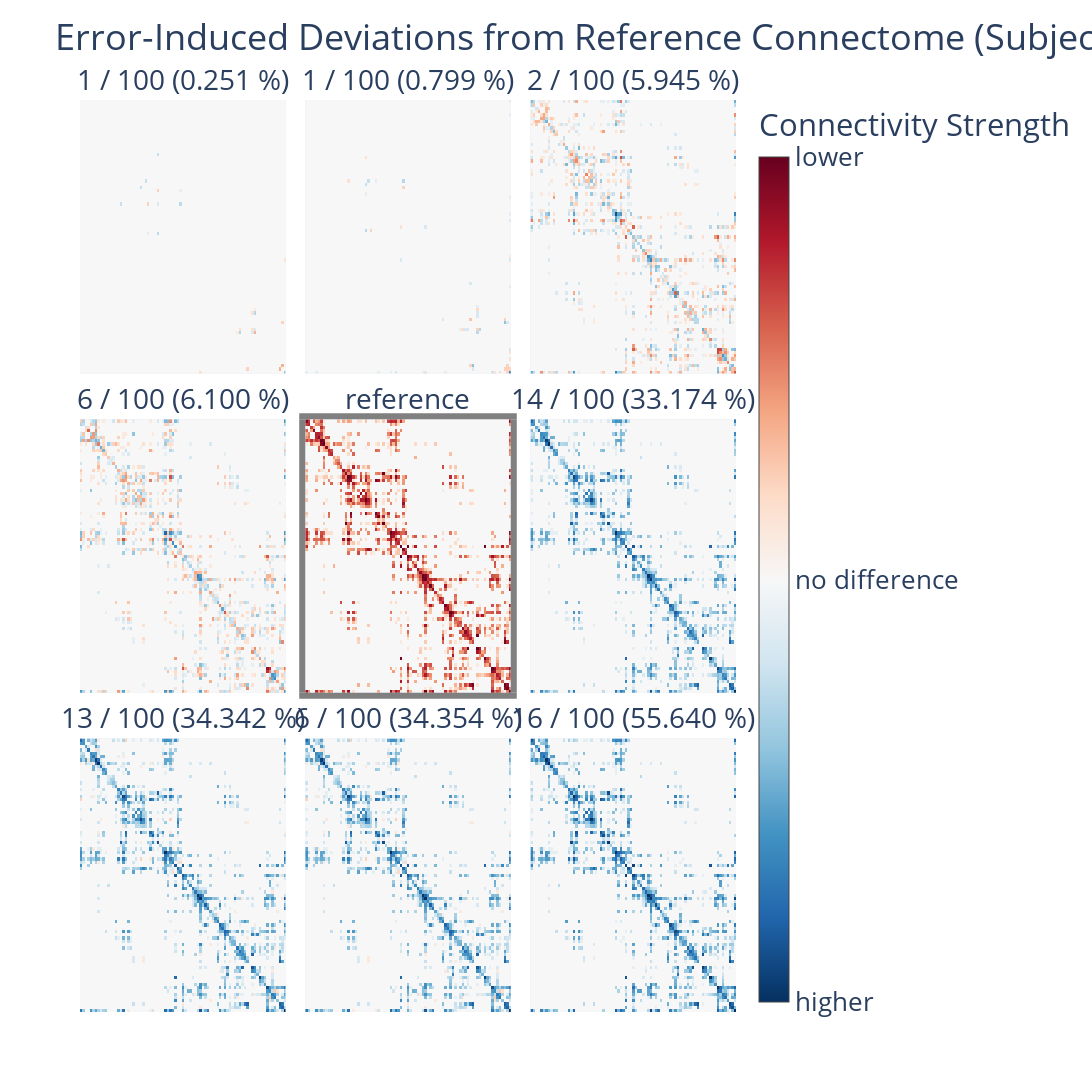

Notebook code for this chart:
### Code cell
png_outpath = '/data/RocklandSample/derivatives/mca/pngs/{0}_{1}'.format(met, ss)

axis_template = dict(showgrid = False, zeroline = False,
                     showticklabels = False, ticks = '')

ref_template = dict(mirror=True, showline=True,
                    linewidth=6, linecolor='gray')

fig = make_subplots(rows=3, cols=3,
                    vertical_spacing=0.05,
                    horizontal_spacing=0.03,
                    subplot_titles=subplot_titles)

for idx, gtp in enumerate(graphs_to_plot):
    r, c = int((idx)/ 3) + 1, int((idx) % 3)+1 
    modif = '' if not idx else str(idx + 1)
    if idx == refvol:
        dat = np.log10(gtp+1)
    else:
        dat = gtp - graphs_to_plot[refvol]
        dat = np.sign(dat)*np.log10(np.abs(dat) + 1)
#         dat = np.nan_to_num((gtp - graphs_to_plot[refvol]) / (graphs_to_plot[refvol] + 1))
#         dat = dat/graphs_to_plot[refvol]
#         dat = np.sign(dat)*np.log10(np.abs(dat))

    trace = go.Heatmap(z=dat, coloraxis="coloraxis")

#     single = go.Figure(data=trace)
#     single.update_layout(yaxis=axis_template, )
#     single.write_image(png_outpath + '_{0}.png'.format(idx))

    fig.append_trace(trace, row=r, col=c)
    for k in axis_template:
        fig['layout']['xaxis'+modif][k] = axis_template[k]
        fig['layout']['yaxis'+modif][k] = axis_template[k]
    
    if idx == refvol:
        for k in ref_template:
            fig['layout']['xaxis'+modif][k] = ref_template[k]
            fig['layout']['yaxis'+modif][k] = ref_template[k]

    fig['layout']['yaxis'+modif]['autorange'] = "reversed"

title = 'Error-Induced Deviations from Reference Connectome (Subject {0})'.format(ss)
fig.update_coloraxes(dict(colorscale=px.colors.diverging.RdBu[::-1],
                          showscale=True,
                          cmin=-3,
                          cmid=0,
                          cmax=3,
                          colorbar=dict(tickvals=[-3, 0, 3],
                                        title="Connectivity Strength",
                                        ticktext=['higher',
                                                  'no difference',
                                                  'lower'])))

fig.update_layout(title=title, height=1500, width=1600, font=dict(size=26))
for idx, anno in enumerate(fig.layout.annotations):
    fig.layout.annotations[idx]['font']['size'] = 28
fig.show()
fig.write_image(png_outpath + '_panel.png')

### Figure 1 — Plotly figure (JSON) as saved in the notebook; plotly's stock layout.template omitted (floating-point values rounded to 4 significant figures; data arrays with more than 128 entries replaced by an {"elided": "..."} marker saying what was removed)
{"data": [{"coloraxis": "coloraxis", "type": "heatmap", "xaxis": "x", "yaxis": "y", "z": {"elided": "83x83 float values"}}, {"coloraxis": "coloraxis", "type": "heatmap", "xaxis": "x2", "yaxis": "y2", "z": {"elided": "83x83 float values"}}, {"coloraxis": "coloraxis", "type": "heatmap", "xaxis": "x3", "yaxis": "y3", "z": {"elided": "83x83 float values"}}, {"coloraxis": "coloraxis", "type": "heatmap", "xaxis": "x4", "yaxis": "y4", "z": {"elided": "83x83 float values"}}, {"coloraxis": "coloraxis", "type": "heatmap", "xaxis": "x5", "yaxis": "y5", "z": {"elided": "83x83 float values"}}, {"coloraxis": "coloraxis", "type": "heatmap", "xaxis": "x6", "yaxis": "y6", "z": {"elided": "83x83 float values"}}, {"coloraxis": "coloraxis", "type": "heatmap", "xaxis": "x7", "yaxis": "y7", "z": {"elided": "83x83 float values"}}, {"coloraxis": "coloraxis", "type": "heatmap", "xaxis": "x8", "yaxis": "y8", "z": {"elided": "83x83 float values"}}, {"coloraxis": "coloraxis", "type": "heatmap", "xaxis": "x9", "yaxis": "y9", "z": {"elided": "83x83 float values"}}], "layout": {"annotations": [{"font": {"size": 28}, "showarrow": false, "text": "1 / 100 (0.251 %)", "x": 0.1567, "xanchor": "center", "xref": "paper", "y": 1, "yanchor": "bottom", "yref": "paper"}, {"font": {"size": 28}, "showarrow": false, "text": "1 / 100 (0.799 %)", "x": 0.5, "xanchor": "center", "xref": "paper", "y": 1, "yanchor": "bottom", "yref": "paper"}, {"font": {"size": 28}, "showarrow": false, "text": "2 / 100 (5.945 %)", "x": 0.8433, "xanchor": "center", "xref": "paper", "y": 1, "yanchor": "bottom", "yref": "paper"}, {"font": {"size": 28}, "showarrow": false, "text": "6 / 100 (6.100 %)", "x": 0.1567, "xanchor": "center", "xref": "paper", "y": 0.65, "yanchor": "bottom", "yref": "paper"}, {"font": {"size": 28}, "showarrow": false, "text": "reference", "x": 0.5, "xanchor": "center", "xref": "paper", "y": 0.65, "yanchor": "bottom", "yref": "paper"}, {"font": {"size": 28}, "showarrow": false, "text": "14 / 100 (33.174 %)", "x": 0.8433, "xanchor": "center", "xref": "paper", "y": 0.65, "yanchor": "bottom", "yref": "paper"}, {"font": {"size": 28}, "showarrow": false, "text": "13 / 100 (34.342 %)", "x": 0.1567, "xanchor": "center", "xref": "paper", "y": 0.3, "yanchor": "bottom", "yref": "paper"}, {"font": {"size": 28}, "showarrow": false, "text": "6 / 100 (34.354 %)", "x": 0.5, "xanchor": "center", "xref": "paper", "y": 0.3, "yanchor": "bottom", "yref": "paper"}, {"font": {"size": 28}, "showarrow": false, "text": "16 / 100 (55.640 %)", "x": 0.8433, "xanchor": "center", "xref": "paper", "y": 0.3, "yanchor": "bottom", "yref": "paper"}], "coloraxis": {"cmax": 3, "cmid": 0, "cmin": -3, "colorbar": {"ticktext": ["higher", "no difference", "lower"], "tickvals": [-3, 0, 3], "title": {"text": "Connectivity Strength"}}, "colorscale": [[0, "rgb(5,48,97)"], [0.1, "rgb(33,102,172)"], [0.2, "rgb(67,147,195)"], [0.3, "rgb(146,197,222)"], [0.4, "rgb(209,229,240)"], [0.5, "rgb(247,247,247)"], [0.6, "rgb(253,219,199)"], [0.7, "rgb(244,165,130)"], [0.8, "rgb(214,96,77)"], [0.9, "rgb(178,24,43)"], [1, "rgb(103,0,31)"]], "showscale": true}, "font": {"size": 26}, "height": 1500, "title": {"text": "Error-Induced Deviations from Reference Connectome (Subject A00057725)"}, "width": 1600, "xaxis": {"anchor": "y", "domain": [0, 0.3133], "showgrid": false, "showticklabels": false, "ticks": "", "zeroline": false}, "xaxis2": {"anchor": "y2", "domain": [0.3433, 0.6567], "showgrid": false, "showticklabels": false, "ticks": "", "zeroline": false}, "xaxis3": {"anchor": "y3", "domain": [0.6867, 1.0], "showgrid": false, "showticklabels": false, "ticks": "", "zeroline": false}, "xaxis4": {"anchor": "y4", "domain": [0, 0.3133], "showgrid": false, "showticklabels": false, "ticks": "", "zeroline": false}, "xaxis5": {"anchor": "y5", "domain": [0.3433, 0.6567], "linecolor": "gray", "linewidth": 6, "mirror": true, "showgrid": false, "showline": true, "showticklabels": false, "ticks": "", "zeroline": false}, "xaxis6": {"anchor": "y6", "domain": [0.6867, 1.0], "showgrid": false, "showticklabels": false, "ticks": "", "zeroline": false}, "xaxis7": {"anchor": "y7", "domain": [0, 0.3133], "showgrid": false, "showticklabels": false, "ticks": "", "zeroline": false}, "xaxis8": {"anchor": "y8", "domain": [0.3433, 0.6567], "showgrid": false, "showticklabels": false, "ticks": "", "zeroline": false}, "xaxis9": {"anchor": "y9", "domain": [0.6867, 1.0], "showgrid": false, "showticklabels": false, "ticks": "", "zeroline": false}, "yaxis": {"anchor": "x", "autorange": "reversed", "domain": [0.7, 1], "showgrid": false, "showticklabels": false, "ticks": "", "zeroline": false}, "yaxis2": {"anchor": "x2", "autorange": "reversed", "domain": [0.7, 1], "showgrid": false, "showticklabels": false, "ticks": "", "zeroline": false}, "yaxis3": {"anchor": "x3", "autorange": "reversed", "domain": [0.7, 1], "showgrid": false, "showticklabels": false, "ticks": "", "zeroline": false}, "yaxis4": {"anchor": "x4", "autorange": "reversed", "domain": [0.35, 0.65], "showgrid": false, "showticklabels": false, "ticks": "", "zeroline": false}, "yaxis5": {"anchor": "x5", "autorange": "reversed", "domain": [0.35, 0.65], "linecolor": "gray", "linewidth": 6, "mirror": true, "showgrid": false, "showline": true, "showticklabels": false, "ticks": "", "zeroline": false}, "yaxis6": {"anchor": "x6", "autorange": "reversed", "domain": [0.35, 0.65], "showgrid": false, "showticklabels": false, "ticks": "", "zeroline": false}, "yaxis7": {"anchor": "x7", "autorange": "reversed", "domain": [0, 0.3], "showgrid": false, "showticklabels": false, "ticks": "", "zeroline": false}, "yaxis8": {"anchor": "x8", "autorange": "reversed", "domain": [0, 0.3], "showgrid": false, "showticklabels": false, "ticks": "", "zeroline": false}, "yaxis9": {"anchor": "x9", "autorange": "reversed", "domain": [0, 0.3], "showgrid": false, "showticklabels": false, "ticks": "", "zeroline": false}}}
